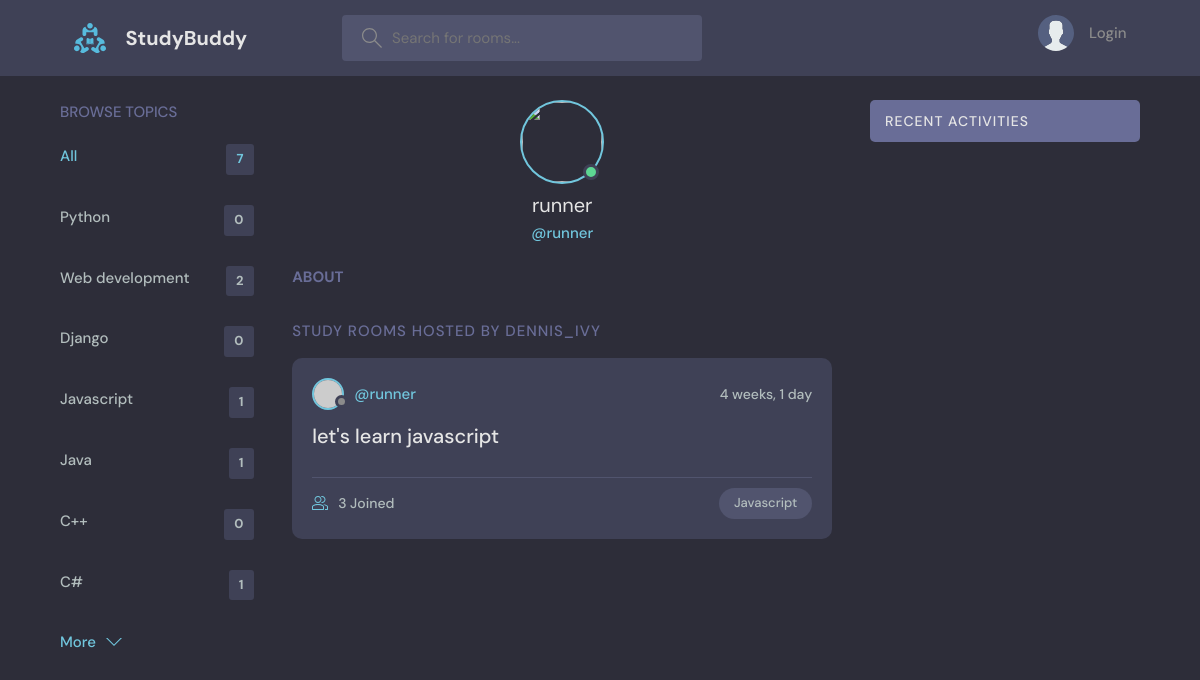
The app's page /profile/1 with its own data.
### base/models.py (models this page shows, shortened)
class Topic(models.Model):
    name = models.CharField(max_length=200)

class Room(models.Model):
    host = models.ForeignKey(User, on_delete=models.SET_NULL, null=True)
    topic = models.ForeignKey(Topic, on_delete=models.SET_NULL, null=True)
    name = models.CharField(max_length=200)
    description = models.TextField(null=True, blank=True)
    participants = models.ManyToManyField(User,
                                          related_name='participants',
                                          blank=True)
    updated = models.DateTimeField(auto_now=True)
    created = models.DateTimeField(auto_now_add=True)
    class Meta:
        ordering = ['-updated', '-created']

### base/views.py (the view)
# urls.py: path('profile/<str:pk>', views.userProfile, name='user-profile'),
def userProfile(request, pk):
  user = User.objects.get(id=pk)
  rooms = user.room_set.all()
  room_message = user.message_set.all()
  topics = Topic.objects.all()
  context = {'user': user, 'rooms': rooms, 'room_message': room_message, 'topics': topics}
  return render(request, 'base/profile.html', context)

### base/templates/base/profile.html (shortened to what this page needs)
{% extends 'main.html' %}
{% block content %}
<main class="profile-page layout layout--3">
  <div class="container">
    {% include 'base/topics_component.html' %}
    <div class="roomList">
      <div class="profile">
        <div class="profile__avatar">
          <div class="avatar avatar--large active">
            <img src="{{user.avatar.url}}" />
          </div>
        </div>
        <div class="profile__info">
          <h3>{{user.username}}</h3>
          <p>@{{user.username}}</p>
        </div>
        <div class="profile__about">
          <h3>About</h3>
        </div>
      </div>
      <div class="roomList__header">
        <div>
          <h2>Study Rooms Hosted by dennis_ivy</a>
          </h2>
        </div>
      </div>
      {% include 'base/feed_component.html' %}
    </div>
    {% include 'base/activity_component.html' %}
  </div>
</main>
{% endblock %}

### base/templates/base/topics_component.html
<div class="topics">
  <div class="topics__header">
    <h2>Browse Topics</h2>
  </div>
  <ul class="topics__list">
    <li>
      <a href="{% url 'home' %}" class="active">All <span>{{topics.count}}</span></a>
    </li>
    {% for topic in topics %}
      <li>
        <a href="{% url 'home' %}?q={{topic.name}}">{{topic.name}}<span>{{topic.room_set.all.count}}</span></a>
      </li>
    {% endfor %}
  </ul>
  <a class="btn btn--link" href="topics.html">
    More
    <svg version="1.1" xmlns="http://www.w3.org/2000/svg" width="32" height="32" viewBox="0 0 32 32">
      <title>chevron-down</title>
      <path d="M16 21l-13-13h-3l16 16 16-16h-3l-13 13z"></path>
    </svg>
  </a>
</div>

### base/templates/base/feed_component.html
{% for room in rooms %}
<div class="roomListRoom">
  <div class="roomListRoom__header">
    <a href="{% url 'user-profile' room.host.id %}" class="roomListRoom__author">
      <div class="avatar avatar--small">
        <img src="https://randomuser.me/api/portraits/women/11.jpg" />
      </div>
      <span>@{{room.host.username}}</span>
    </a>
    <div class="roomListRoom__actions">
      <span>{{room.created|timesince}}</span>
    </div>
  </div>
  <div class="roomListRoom__content">
    <a href="{% url 'room' room.id %}">{{room.name}}</a>
  </div>
  <div class="roomListRoom__meta">
    <a href="{% url 'room' room.id %}" class="roomListRoom__joined">
      <svg version="1.1" xmlns="http://www.w3.org/2000/svg" width="32" height="32" viewBox="0 0 32 32">
        <title>{{room.topic.name}}</title>
        <path
          d="M30.539 20.766c-2.69-1.547-5.75-2.427-8.92-2.662 0.649 0.291 1.303 0.575 1.918 0.928 0.715 0.412 1.288 1.005 1.71 1.694 1.507 0.419 2.956 1.003 4.298 1.774 0.281 0.162 0.456 0.487 0.456 0.85v4.65h-4v2h5c0.553 0 1-0.447 1-1v-5.65c0-1.077-0.56-2.067-1.461-2.584z"
        ></path>
        <path
          d="M22.539 20.766c-6.295-3.619-14.783-3.619-21.078 0-0.901 0.519-1.461 1.508-1.461 2.584v5.65c0 0.553 0.447 1 1 1h22c0.553 0 1-0.447 1-1v-5.651c0-1.075-0.56-2.064-1.461-2.583zM22 28h-20v-4.65c0-0.362 0.175-0.688 0.457-0.85 5.691-3.271 13.394-3.271 19.086 0 0.282 0.162 0.457 0.487 0.457 0.849v4.651z"
        ></path>
        <path
          d="M19.502 4.047c0.166-0.017 0.33-0.047 0.498-0.047 2.757 0 5 2.243 5 5s-2.243 5-5 5c-0.168 0-0.332-0.030-0.498-0.047-0.424 0.641-0.944 1.204-1.513 1.716 0.651 0.201 1.323 0.331 2.011 0.331 3.859 0 7-3.141 7-7s-3.141-7-7-7c-0.688 0-1.36 0.131-2.011 0.331 0.57 0.512 1.089 1.075 1.513 1.716z"
        ></path>
        <path
          d="M12 16c3.859 0 7-3.141 7-7s-3.141-7-7-7c-3.859 0-7 3.141-7 7s3.141 7 7 7zM12 4c2.757 0 5 2.243 5 5s-2.243 5-5 5-5-2.243-5-5c0-2.757 2.243-5 5-5z"
        ></path>
      </svg>
      {{room.participants.all.count}} Joined
    </a>
    <p class="roomListRoom__topic">{{room.topic.name}}</p>
  </div>
</div>
{% endfor %}

### records on screen
Topic: name "Python", room_set.all.count "0"
Topic: name "Web development", room_set.all.count "2"
Topic: name "Django", room_set.all.count "0"
Topic: name "Javascript", room_set.all.count "1"
Topic: name "Java", room_set.all.count "1"
Topic: name "C++", room_set.all.count "0"
Topic: name "C#", room_set.all.count "1"
Room: host.username "runner", created "4 weeks, 1 day", name "let's learn javascript", participants.all.count "3", topic.name "Javascript"

### other values on screen
{{ topics.count }} "7"
{{ user.username }} "runner"
